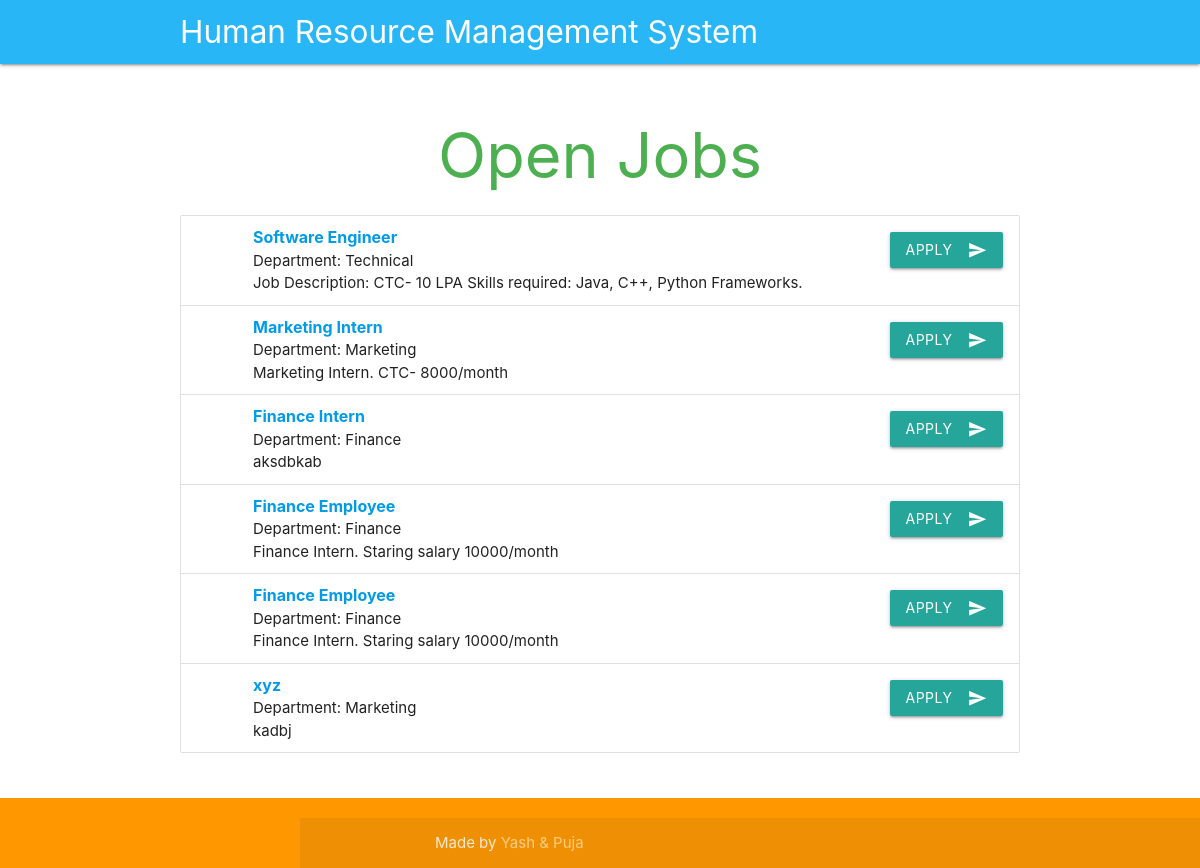
The page /job_portal.php on the database its author committed.
### tables this page shows
CREATE TABLE `jobs_offers` (
  `job_id` int(2) NOT NULL,
  `job_title` varchar(50) NOT NULL,
  `dept_id` int(255) NOT NULL,
  `job_description` varchar(255) NOT NULL
);

CREATE TABLE `department` (
  `dept_id` int(20) NOT NULL,
  `dept_name` varchar(50) NOT NULL,
  `dept_manager` int(20) NOT NULL
);

### job_portal.php (the view, shortened to what this page needs)
<?php
include_once('connect_db.php');
$sql="SELECT J.job_id, J.job_title, J.job_description, D.dept_name FROM jobs_offers J, department D WHERE J.dept_id = D.dept_id";
$result = mysqli_query($conn, $sql);
?>
<!DOCTYPE html>
<html lang="en">
<head>
  <link href="css/materialize.css" type="text/css" rel="stylesheet" media="screen,projection"/>
  <link href="css/style.css" type="text/css" rel="stylesheet" media="screen,projection"/>
  <link rel="stylesheet" href="https://cdnjs.cloudflare.com/ajax/libs/font-awesome/4.7.0/css/font-awesome.min.css">
</head>
<body>
  <header style="padding-left: 0px !important;">
  <nav class="light-blue lighten-1" role="navigation">
    <div class="nav-wrapper container"><a id="logo-container" href="#" class="brand-logo">Human Resource Management System</a>
    </div>
  </nav>
  </header>
  <main style="padding-left: 0px !important;padding-bottom: 100px;">
    <div class="section no-pad-bot" id="index-banner">
      <div class="container">
        <h1 class="header center green-text">Open Jobs</h1>
      </div>
      <div class="container">
        <ul class="collection">
        <?php
          if (mysqli_num_rows($result) > 0) {
            while($row = mysqli_fetch_assoc($result)) {
        ?>
        <li class="collection-item avatar">
          <span class="title"><b><a href=""><?php echo $row["job_title"]; ?></a></b></span>
          <p>Department: <?php echo $row["dept_name"]; ?><br>
          </p>
          <p><?php echo $row["job_description"]; ?><br>
          </p>
          <a href="job_portal_apply.php?jobid=<?php echo $row['job_id']; ?>"><button class="btn waves-effect waves-light secondary-content" type="submit" name="apply">Apply
            <i class="material-icons right">send</i>
          </button></a>
        </li>
        <?php
          }
        }
        ?>
      </ul>
      </div>
    </div>
  </main>
  <footer class="page-footer orange">
    <div class="footer-copyright">
      <div class="container">
      Made by <a class="orange-text text-lighten-3" href="#">Yash & Puja</a>
      </div>
    </div>
  </footer>
  </body>
</html>

### css/style.css (style rules this page uses)
header, main, footer { padding-left: 300px; }
footer { position: fixed; bottom:0; width: 100%; z-index: 2; }

### rows shown on the page
jobs_offers: job_title "Software Engineer", dept.dept_name "Technical", job_description "Job Description: CTC- 10 LPA Skills required: Java, C++, Python Frameworks."
jobs_offers: job_title "Marketing Intern", dept.dept_name "Marketing", job_description "Marketing Intern. CTC- 8000/month"
jobs_offers: job_title "Finance Intern", dept.dept_name "Finance", job_description "aksdbkab"
jobs_offers: job_title "Finance Employee", dept.dept_name "Finance", job_description "Finance Intern. Staring salary 10000/month"
jobs_offers: job_title "Finance Employee", dept.dept_name "Finance", job_description "Finance Intern. Staring salary 10000/month"
jobs_offers: job_title "xyz", dept.dept_name "Marketing", job_description "kadbj"
